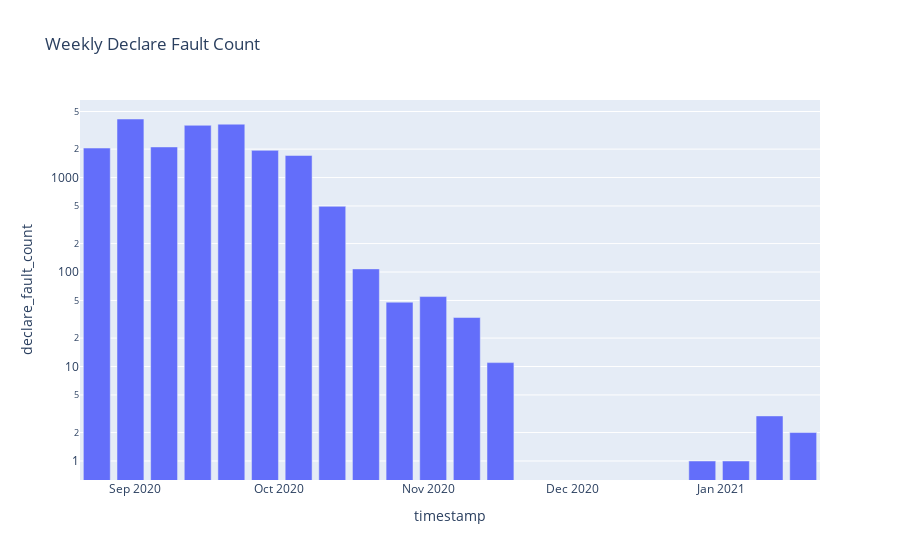

The notebook cell saved with this chart:
### Markdown cell above
#### Declare Fault rate, weekly, network-wide

### Code cell
from filecoin_metrics.metrics import declare_fault_weekly

s = declare_fault_weekly(connection)

fig_df = s.reset_index()

fig = px.bar(fig_df,
             x='timestamp',
             y='declare_fault_count',
             title='Weekly Declare Fault Count',
             log_y=True)
fig.show()

### Figure 1 — Plotly figure (JSON) as saved in the notebook; plotly's stock layout.template omitted (floating-point values rounded to 4 significant figures)
{"data": [{"alignmentgroup": "True", "hovertemplate": "timestamp=%{x}<br>declare_fault_count=%{y}<extra></extra>", "legendgroup": "", "marker": {"color": "#636efa"}, "name": "", "offsetgroup": "", "orientation": "v", "showlegend": false, "textposition": "auto", "type": "bar", "x": ["2020-08-24T00:00:00+00:00", "2020-08-31T00:00:00+00:00", "2020-09-07T00:00:00+00:00", "2020-09-14T00:00:00+00:00", "2020-09-21T00:00:00+00:00", "2020-09-28T00:00:00+00:00", "2020-10-05T00:00:00+00:00", "2020-10-12T00:00:00+00:00", "2020-10-19T00:00:00+00:00", "2020-10-26T00:00:00+00:00", "2020-11-02T00:00:00+00:00", "2020-11-09T00:00:00+00:00", "2020-11-16T00:00:00+00:00", "2020-12-28T00:00:00+00:00", "2021-01-04T00:00:00+00:00", "2021-01-11T00:00:00+00:00", "2021-01-18T00:00:00+00:00"], "xaxis": "x", "y": [2052, 4166, 2108, 3572, 3672, 1940, 1712, 496, 108, 48, 55, 33, 11, 1, 1, 3, 2], "yaxis": "y"}], "layout": {"barmode": "relative", "legend": {"tracegroupgap": 0}, "title": {"text": "Weekly Declare Fault Count"}, "xaxis": {"anchor": "y", "domain": [0, 1], "title": {"text": "timestamp"}}, "yaxis": {"anchor": "x", "domain": [0, 1], "title": {"text": "declare_fault_count"}, "type": "log"}}}
